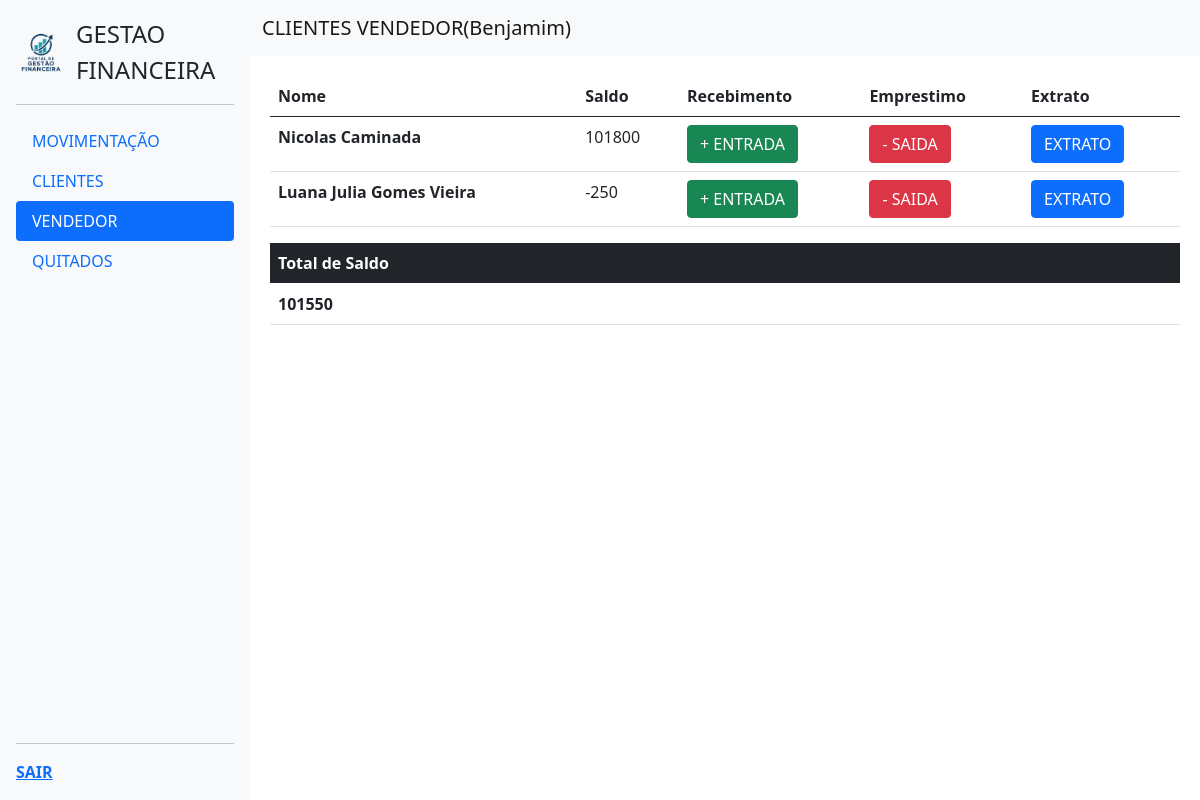
Page /vendedor_cliente/2 (signed in) on the committed database.
### movimentacao/models.py (models this page shows)
class Usuario(database.Model, UserMixin):
    id = database.Column(database.Integer, primary_key=True)
    username = database.Column(database.String, nullable=False)
    email = database.Column(database.String, nullable=False, unique=True)
    senha = database.Column(database.String, nullable=False)
    nivel = database.Column(database.String, nullable=False)

class Cliente(database.Model):
    id_vendedor = database.Column(database.Integer, database.ForeignKey('cliente.id'), nullable=False)
    id = database.Column(database.Integer, primary_key=True)
    nome = database.Column(database.String, nullable=False)
    cpf = database.Column(database.String, nullable=False)
    saldo = database.Column(database.String, nullable=True)
    telefone = database.Column(database.String, nullable=False)
    email = database.Column(database.String, nullable=False)
    data_nascimento = database.Column(database.String, nullable=False)
    usuario_insert = database.Column(database.String, nullable=False)

### movimentacao/routes.py (the view)
@app.route("/vendedor_cliente/<string:id>")
@login_required
def vendedor_cliente(id):
    vend="vend"
    user = Usuario.query.get(int(current_user.id))
    vendedor = Usuario.query.get(int(id))
    clientes = Cliente.query.filter(Cliente.id_vendedor == id).all()
    total_saldo = database.session.query(database.func.sum(Cliente.saldo)).filter(Cliente.id_vendedor == id).first()
    return render_template("vendedor_clientes.html", clientes=clientes, vendedor=vendedor, vend=vend, user=user, total_saldo=total_saldo)

### movimentacao/models.py (called while the page is built)
@login_manager.user_loader
def load_usuario(id_usuario):
    return Usuario.query.get(int(id_usuario))

### movimentacao/templates/vendedor_clientes.html (shortened to what this page needs)
{% extends "navbar.html" %}
 {% block titlle %}
      CLIENTES VENDEDOR({{vendedor.username}})
      {% endblock %}
{% block body %}
       <table class="table">
  <thead>
    <tr>
      <th scope="col">Nome</th>
      <th scope="col">Saldo</th>
      <th scope="col">Recebimento</th>
      <th scope="col">Emprestimo</th>
      <th scope="col">Extrato</th>
    </tr>
  </thead>
  <tbody>
    {% for cliente in clientes %}
    <tr>
      <th scope="row">{{ cliente.nome }}</th>
      <td>{{ cliente.saldo}}</td>
      <td><a href="{{ url_for('valor_pago', id_user=cliente.id) }}" class="btn btn-success">+ ENTRADA</a></td>
      <td><a href="{{ url_for('valor_emprestimo', id_user=cliente.id) }}" class="btn btn-danger">- SAIDA</a></td>
      <td><a href="{{ url_for('extrato', id=cliente.id) }}" class="btn btn-primary">EXTRATO</a></td>
    </tr>
    {% endfor %}
  </tbody>
</table>
<table class="table">
  <thead style="color: #fff;background-color: #212529;border-color: #32383e;">
    <tr>
      <th scope="col">Total de Saldo</th>
    </tr>
  </thead>
  <tbody>
    <tr>
      <th scope="row">{{total_saldo|first}}</th>
    </tr>
    </tbody>
</table>
  </body>
{% endblock %}

### movimentacao/templates/navbar.html (style rules this page uses)
body { display: flex; min-height: 100vh; margin: 0; padding: 0; }

### rows in the picture
Usuario: username "Benjamim"
Cliente: nome "Nicolas Caminada", saldo "101800"
Cliente: nome "Luana Julia Gomes Vieira", saldo "-250"

### other values in the picture
{{ total_saldo|first }} "101550"
